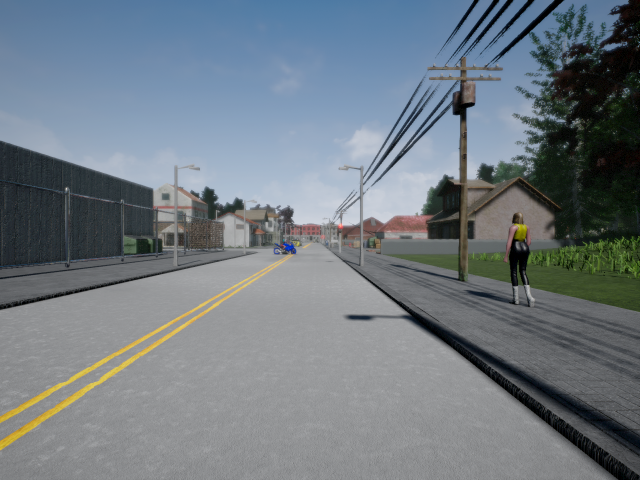
#> input picture stereo_set/frame_00077_1547042741L.png, 1280 x 960 px (shown at 1/2 size)
$ jupyter execute Applying_Stereo_Depth_to_a_Driving_Scenario.ipynb   (shell and % lines are left out)
#> lines starting #> are read from the running program, lines starting #| are printed output that depends on the picture; long printed decimals are rounded
### files_management.py
import csv
import numpy as np
import cv2


def get_projection_matrices():
    """Frame Calibration Holder
    3x4    p_left, p_right      Camera P matrix. Contains extrinsic and intrinsic parameters.
    """
    p_left = np.array([[640.0,   0.0, 640.0, 2176.0],
                       [  0.0, 480.0, 480.0,  552.0],
                       [  0.0,   0.0,   1.0,    1.4]])
    p_right = np.array([[640.0,   0.0, 640.0, 2176.0],
                       [   0.0, 480.0, 480.0,  792.0],
                       [   0.0,   0.0,   1.0,    1.4]])
    return p_left, p_right


def read_left_image():
    return cv2.imread("stereo_set/frame_00077_1547042741L.png")[...,::-1]


def read_right_image():
    return cv2.imread("stereo_set/frame_00077_1547042741R.png")[...,::-1]
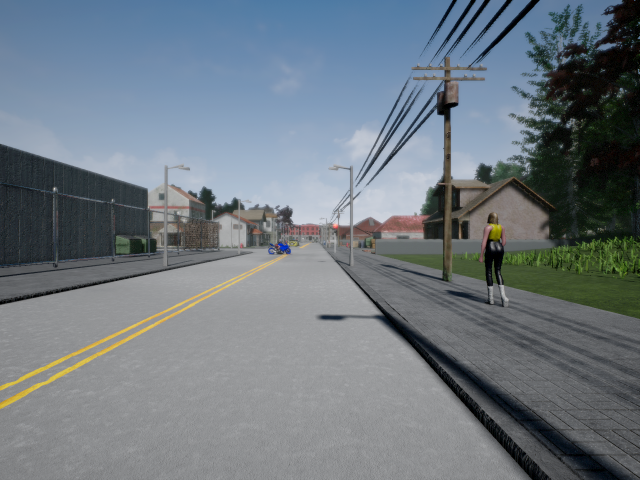
#> input picture stereo_set/frame_00077_1547042741R.png, 1280 x 960 px (shown at 1/2 size)
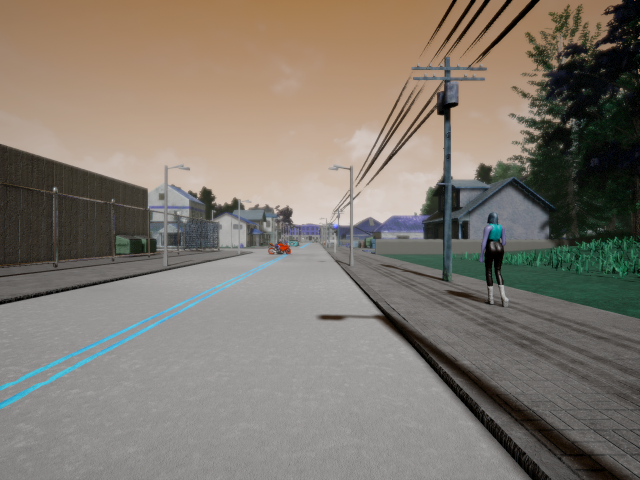
#> returned value: shape (960, 1280, 3) (shown at 1/2 size); mean of channels 0, 1, 2 110.9, 120.5, 128.2; drawn as B, G, R


def get_obstacle_image():
    img_left_colour = read_left_image()
    return img_left_colour[479:509, 547:593, :]

### Applying_Stereo_Depth_to_a_Driving_Scenario.ipynb
# Applying Stereo Depth to a Driving Scenario
Now that we've reviewed the algorithms behind stereo vision and cross correlation we can begin to tackle real-world examples (Actually, we'll use images from the Carla simulator, so I suppose real-world-like would be more appropriate). .

#### Instructions:

- We will be using Python 3.
- Avoided using for-loops and while-loops, unless we are explicitly required to do so.

#### After this we will:

- Be able to use OpenCV to complete standard vision tasks.
- Understand the process of obtaining depth from a pair of stereo images and their respective projection matrices.
- Understand the advantages of cross-correlation for localization of important information in an image.

## 1 - Getting Set-up

First, let's run the cell below to import all the packages that you will need during this assignment.
- [numpy](www.numpy.org) is the fundamental package for scientific computing with Python.
- [matplotlib](http://matplotlib.org) is a famous library to plot graphs in Python.
- [cv2] (https://opencv.org) is the most used library for computer vision applications in Python.
- The `files_management` package contains pre-developed functions for importing data for the assignment.

[cell 1]
import numpy as np
import cv2
from matplotlib import pyplot as plt
from matplotlib import patches


import files_management

Now, let's get the pair of stereo images we will work with. The following code will load the images and then display them for you.

[cell 2]
# Read the stereo-pair of images
img_left = files_management.read_left_image()
img_right = files_management.read_right_image()

# Use matplotlib to display the two images
_, image_cells = plt.subplots(1, 2, figsize=(20, 20))
image_cells[0].imshow(img_left)
image_cells[0].set_title('left image')
image_cells[1].imshow(img_right)
image_cells[1].set_title('right image')
plt.show()

[cell 3]
# Large plot of the left image
plt.figure(figsize=(16, 12), dpi=100)
plt.imshow(img_left)

To go with these images are their respective projection matrices. Let's run the following to gather these and print them.

[cell 4]
# Read the calibration
p_left, p_right = files_management.get_projection_matrices()

# Use regular numpy notation instead of scientific one
np.set_printoptions(suppress=True)

print("p_left \n", p_left)
print("\np_right \n", p_right)

With this information we can move into finding the depth of the scene.

## 2 - Estimating Depth

we can estimate the depth of a stereo scene using the following sequence of actions:
1. Determine the disparity between the two images.
2. Decompose the projection matrices into the camera intrinsic matrix $K$, and extrinsics $R$, $t$.
3. Estimate depth using what we've gathered in the two prior steps.

### 2.1 - Computing the Disparity

It's time we began exploring some OpenCV functions. The following `compute_left_disparity_map` function is expected to recieve a stereo pair of images and return a disparity map from the perspective of the left camera.

There are two OpenCV functions that we can use to compute a disparity map [StereoBM](https://docs.opencv.org/3.4.3/d9/dba/classcv_1_1StereoBM.html) and [StereoSGBM](https://docs.opencv.org/3.4.3/d2/d85/classcv_1_1StereoSGBM.html).

**Note**: if the disparity output is set to 16-bit fixed-point, you will need to divide the output by 16 to obtain the true disparity values. This is because the output has a precision of 1/16, so the bits are shifted left by 4 (corresponding to multiplication by 16). If the disparity output is set to 32-bit floating point, no division by 16 is needed. You can check OpenCV's [compute](https://docs.opencv.org/3.4.3/d2/d6e/classcv_1_1StereoMatcher.html#a03f7087df1b2c618462eb98898841345) function for more details.

Once you've chosen the matcher to use you can call `matcher.compute(img_left, img_right)` to generate the disparity output.

**Note**: make sure you are using grayscale images for the `matcher.compute()` method. You can use `cvtColor()` to convert an image from the RGB color space to grayscale in the following way:

`img_g = cv2.cvtColor(img_rgb, code)`

Parameters:

- `img_rgb` - an RGB image

- `code` - color space conversion code, e.g. `cv2.COLOR_BGR2GRAY` for grayscale

- `img_g` - the image converted to grayscale

For more information on `cvtColor()` please refer to the [corresponding OpenCV documentation](https://docs.opencv.org/3.4/d8/d01/group__imgproc__color__conversions.html#ga397ae87e1288a81d2363b61574eb8cab)

[cell 5]
def compute_left_disparity_map(img_left, img_right):

    ### START CODE HERE ###
    img_left = cv2.cvtColor(img_left, cv2.COLOR_BGR2GRAY)
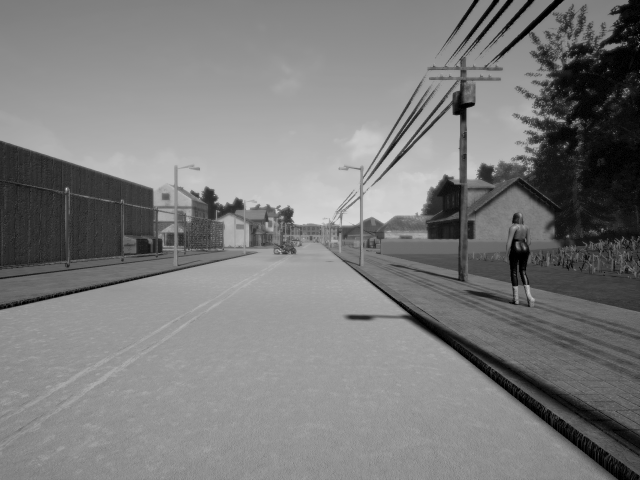
#> img_left: shape (960, 1280) (shown at 1/2 size); min 0, max 227, mean 123.5
    img_right = cv2.cvtColor(img_right, cv2.COLOR_BGR2GRAY)
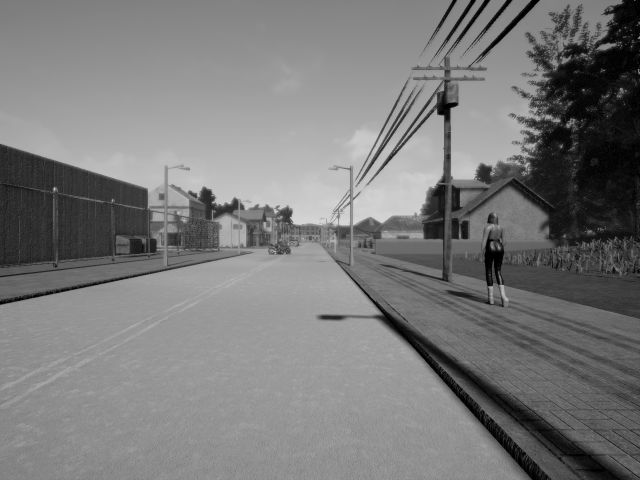
#> img_right: shape (960, 1280) (shown at 1/2 size); min 0, max 230, mean 121.6

    stereoProcessor = cv2.StereoSGBM_create(minDisparity=0, numDisparities=16*6, blockSize=11, P1=8*3*7**2, P2=32*3*7**2, uniquenessRatio=0)

    disp_left = stereoProcessor.compute(img_left, img_right).astype(np.float32)/16
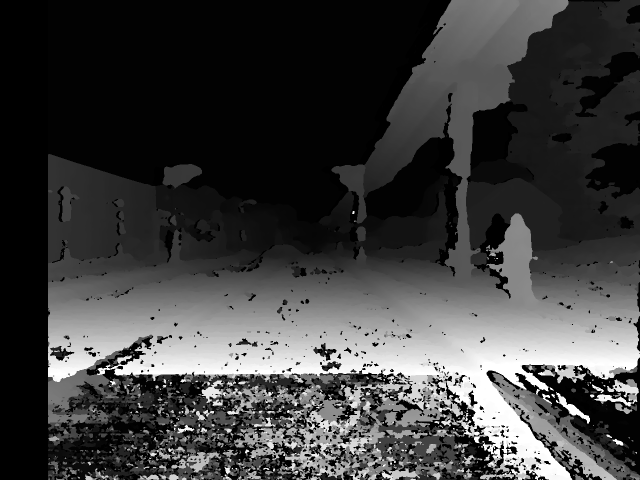
#> disp_left: shape (960, 1280) float32 (shown at 1/2 size); min -1, max 95, mean 22.5; drawn with min black and max white

    ### END CODE HERE ###

    return disp_left

In order to get an idea of how the parameters and choice of matcher change the resulting disparity map you can run the following code to visualize it.

As you will find while you continue in this course, your choices in paramters will have to vary to fit the data being provided. Take some time to experiment with different combinations, and both of the matchers to see which best fits the images you have been provided.

Don't forget to read about the functions and the restrictions on the paramters.

[cell 6]
# Compute the disparity map using the fuction above
disp_left = compute_left_disparity_map(img_left, img_right)

# Show the left disparity map
plt.figure(figsize=(10, 10))
plt.imshow(disp_left)
plt.show()

### 2.2 - Decompose the projection matrices

In Lesson 2 we touched on how to decompose a projection matrix $P$:
1. Represent $P$ as a combination of the intrinsic parameters $K$ and the extrinsic rotation $R$ and translation $t$ as follows:
$$ $$
$$P = K[R|t]$$
$$ $$
2. Take the inverse of $KR$, which allows us to perform QR-decomposition to get $R^{-1}$ and $K^{-1}$:
$$ $$
$$(KR)^{-1} = R^{-1}K^{-1}$$
$$ $$
3. From here it would seem as though we could easily determine $K$, $R$, and $t$.

Unfortunately, this isn't as simple as it seems due to the QR-decomposition isn't unique. This results in us having to check the signs of the diagonal of the $K$ matrix and adjust $R$ appropriately. We must also make assertions about the directions of our camera and image x, y, and z axes.

Luckily for us, OpenCV provides us with a single function that does all of this. Using cv2.[decomposeProjectionMatrix()](https://docs.opencv.org/3.4.3/d9/d0c/group__calib3d.html#gaaae5a7899faa1ffdf268cd9088940248). Use this function below to extract the required matrices.

**Note**: After carrying out the matrix multiplication, the homogeneous component $w_c$ will, in general, not be equal to 1. Therefore, to map back into the real plane we must perform the homogeneous divide or perspective divide by dividing each component by $w_c$

#### Optional
You can optionally use the space in the function below to try your hand at finding $K$, $R$, and $t$ manually. The numpy functions `np.linalg.inv()`, `np.linalg.qr()`, and `np.matmul()` would be of help in this case.
You can use the following code block to compare your resulting $K$, $R$, and $t$ with those returned by the OpenCV function.

[cell 7]
def decompose_projection_matrix(p):

    ### START CODE HERE ###
    cameraMatrix, rotMatrix, transVect, rotMatrixX, rotMatrixY, rotMatrixZ, eulerAngles = cv2.decomposeProjectionMatrix(p)
    k = cameraMatrix
    r = rotMatrix
    t = transVect / transVect[3]
    ### END CODE HERE ###

    return k, r, t

The following code section uses your function above to decompose and print all of the matrices from the left and right projection matrices.

[cell 8]
# Decompose each matrix
k_left, r_left, t_left = decompose_projection_matrix(p_left)
k_right, r_right, t_right = decompose_projection_matrix(p_right)

# Display the matrices
print("k_left \n", k_left)
print("\nr_left \n", r_left)
print("\nt_left \n", t_left)
print("\nk_right \n", k_right)
print("\nr_right \n", r_right)
print("\nt_right \n", t_right)

### 2.3 - Generate the depth map

Lesson 3 explains how to derive the depth from a pair of images taken with a stereo camera setup. Recall the sequence of this procedure:

1. Get the focal length $f$ from the $K$ matrix
2. Compute the baseline $b$ using corresponding values from the translation vectors $t$
3. Compute depth map of the image: $$Z = \frac{f b}{x_L - x_R} = \frac{f b}{d}$$ In the above equation, $d$ is a disparity map which we have already computed in one of the previous steps in this assignment.

**Your task**: Complete the `calc_depth_map` function below to return a depth map of the same dimensions as the disparity map being provided.

**Note:** Don't forget to address problematic disparities (the ones having of 0 and -1) to eliminate potential computational issues.

[cell 9]
def calc_depth_map(disp_left, k_left, t_left, t_right):

    ### START CODE HERE ###
    focal_length = k_left[0,0]
    baseline = t_left[1] - t_right[1]

    disp_left[disp_left==0] = 0.9
    disp_left[disp_left==-1] = 0.9
#> disp_left: shape (960, 1280) float32; min 0.562, max 95, mean 23

    depth_map = np.ones(disp_left.shape, np.single)

    depth_map[:] = (focal_length*baseline) / disp_left[:]
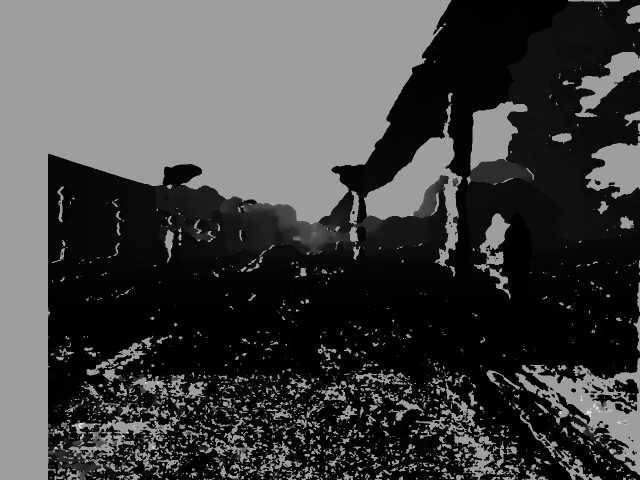
#> depth_map: shape (960, 1280) float32 (shown at 1/2 size); min 3.37, max 568.9, mean 154.5; drawn with min black and max white
    ### END CODE HERE ###

    return depth_map

Below we call the calc_depth_map function to generate a depth map for the disparity map we found in 2.1.

The depth map is displayed for reference.

[cell 10]
# Get the depth map by calling the above function
depth_map_left = calc_depth_map(disp_left, k_left, t_left, t_right)

# Display the depth map
plt.figure(figsize=(8, 8), dpi=100)
plt.imshow(depth_map_left, cmap='flag')
plt.show()

Excellent! Now you have successfully used a stereo pair of images to determine the depth of a scene!

## 3 - Finding the distance to collision

While we may have a map of the depths of each pixel in the scene, our system does not yet know which of these pixels are safe (like the road) or a potential obstacle (like a motorcycle). To find these objects of interest we run an object detector that has been trained to select a rectangular section containing the object we are concerned about. Object detection will be covered in future modules, so for now we will just work with the motorcycle image that was identified by the detector.

Run the following section of code to read the motorcycle image and display it.

[cell 11]
# Get the image of the obstacle
obstacle_image = files_management.get_obstacle_image()
#> in get_obstacle_image, `return img_left_colour[479:509, 547:593, :]`:
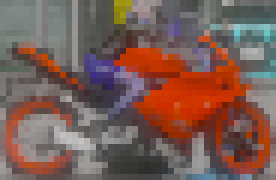
#> returned value: shape (30, 46, 3) (shown 6 times larger); mean of channels 0, 1, 2 85.1, 92.9, 121.6; drawn as B, G, R

# Show the obstacle image
plt.figure(figsize=(4, 4))
plt.imshow(obstacle_image)
plt.show()

What we would like to do now is have the system automatically determine where this obstacle is in the scene. For this we will use cross correlation as described in Lesson 4. As described in the lesson, the algorithm behind cross correlation requires us to perform large numerical computations at each pixel in the image.
However, once again we are saved by OpenCV. Using the cv2.[matchTemplate()](https://docs.opencv.org/3.4.3/df/dfb/group__imgproc__object.html#ga586ebfb0a7fb604b35a23d85391329be) function we can quickly and easily complete the cross correlation of the obstacle template. From this heatmap we can use the cv2.[minMaxLoc()](https://docs.opencv.org/3.4.3/d2/de8/group__core__array.html#ga8873b86a29c5af51cafdcee82f8150a7) function to extract the position of the obstacle.
minMaxLoc
Implement these two functions in the below section to extract the cross correlation heatmat and the corresponding point of the obstacle.

#### Optional:
Again, if you'd like to challenge yourself you can instead implement the cross correlation algorithm manually in the function below.

[cell 12]
def locate_obstacle_in_image(image, obstacle_image):

    ### START CODE HERE ###
    cross_corr_map = cv2.matchTemplate(image, obstacle_image, method=cv2.TM_CCORR_NORMED)
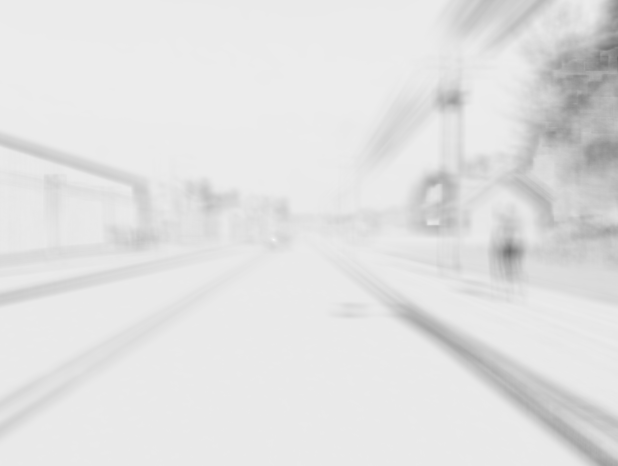
#> cross_corr_map: shape (931, 1235) float32 (shown at 1/2 size); min 0.433, max 1, mean 0.887
    minVal, maxVal, minLoc, maxLoc = cv2.minMaxLoc(cross_corr_map)
#> minVal = 0.433; maxVal = 1; minLoc = (1234, 117); maxLoc = (547, 479)
    obstacle_location = maxLoc
#> obstacle_location = (547, 479)
    ### END CODE HERE ###

    return cross_corr_map, obstacle_location

Running the following code section will call your above function and then display the resulting cross correlation heatmap and obstacle location coordinates.

You may take this opportunity to try different "methods" for the matchTemplate function.

[cell 13]
# Gather the cross correlation map and the obstacle location in the image
cross_corr_map, obstacle_location = locate_obstacle_in_image(img_left, obstacle_image)
#> obstacle_location = (547, 479)

# Display the cross correlation heatmap
plt.figure(figsize=(10, 10))
plt.imshow(cross_corr_map)
plt.show()

# Print the obstacle location
print("obstacle_location \n", obstacle_location)
#| obstacle_location
#|  (547, 479)

One final step to go! All that's left to do is to crop the section of the depth map that corresponds to the obstacle and find the nearest point in that crop.

Complete the function below to return the obstacle's bounding box and the distance to the nearest point within that bounding box.

[cell 14]
def calculate_nearest_point(depth_map, obstacle_location, obstacle_img):

    ### START CODE HERE ###
#> called with obstacle_location = (547, 479)
    obstacle_min_x_pos = obstacle_location[1]
#> obstacle_min_x_pos = 479
    obstacle_min_y_pos = obstacle_location[0]
#> obstacle_min_y_pos = 547
    obstacle_width = obstacle_img.shape[0]
#> obstacle_width = 30
    obstacle_height = obstacle_img.shape[1]
#> obstacle_height = 46
    obstacle_max_x_pos = obstacle_location[1] + obstacle_width
#> obstacle_max_x_pos = 509
    obstacle_max_y_pos = obstacle_location[0] + obstacle_height
#> obstacle_max_y_pos = 593

    obstacle_depth = depth_map[obstacle_min_x_pos:obstacle_max_x_pos, obstacle_min_y_pos:obstacle_max_y_pos]
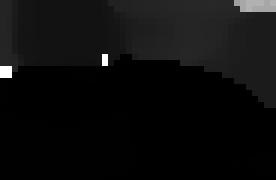
#> obstacle_depth: shape (30, 46) float32 (shown 6 times larger); min 29.09, max 355.6, mean 46.7; drawn with min black and max white
    closest_point_depth = obstacle_depth.min()
#> closest_point_depth = 29.09
    ### END CODE HERE ###

    # Create the obstacle bounding box
    obstacle_bbox = patches.Rectangle((obstacle_min_y_pos, obstacle_min_x_pos), obstacle_height, obstacle_width,
                                 linewidth=1, edgecolor='r', facecolor='none')

    return closest_point_depth, obstacle_bbox

At this point you should know where the obstacle is in the image as well as the estimated nearest point of the obstacle.

Run the section of code below to visualize the bounding box and the depth of the nearest point.

[cell 15]
# Use the developed nearest point function to get the closest point depth and obstacle bounding box
closest_point_depth, obstacle_bbox = calculate_nearest_point(depth_map_left, obstacle_location, obstacle_image)
#> closest_point_depth = 29.09

# Display the image with the bounding box displayed
fig, ax = plt.subplots(1, figsize=(10, 10))
ax.imshow(img_left)
ax.add_patch(obstacle_bbox)
plt.show()
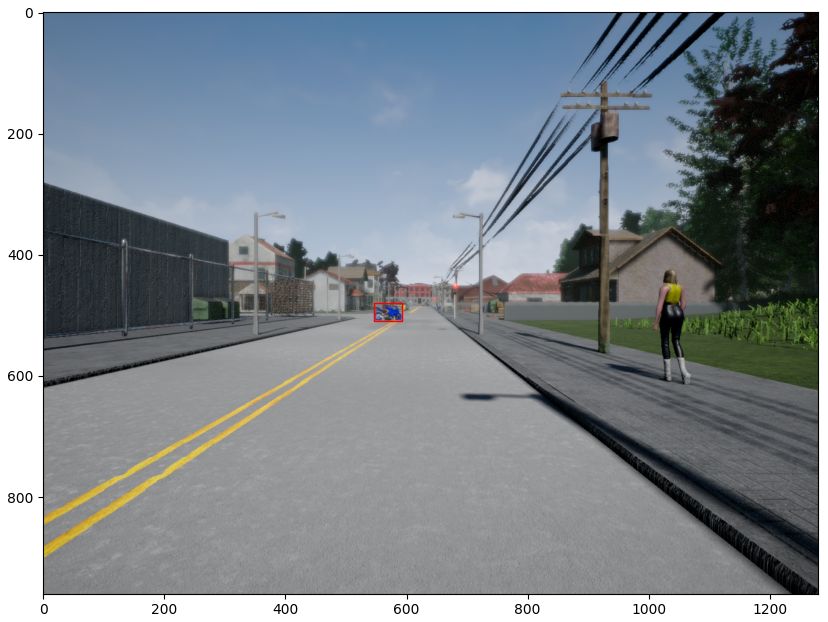
#> figure drawn by matplotlib, 1 panel

# Print the depth of the nearest point
print("closest_point_depth {0:0.3f}".format(closest_point_depth))
#| closest_point_depth 29.091

## 4 - Results:

To summurize your work on this assignment we will have a look at three outputs for frame 1 of the dataset:

1. The decomposed components of left and right projection matrices from part 2.
2. The estimated obstacle location from part 2.
3. The estimated closest point depth from part 2.

**Expected Result Output**:

```
Left Projection Matrix Decomposition:
 [[left camera calibration matrix], [left camera rotation matrix], [left camera translation vector]]

Right Projection Matrix Decomposition:
  [[right camera calibration matrix], [right camera rotation matrix], [right camera translation vector]]

Obstacle Location (left-top corner coordinates):
 [x, y]

Closest point depth (meters):
 d
```

[cell 16]
# Part 1. Read Input Data
img_left = files_management.read_left_image()
img_right = files_management.read_right_image()
p_left, p_right = files_management.get_projection_matrices()


# Part 2. Estimating Depth
disp_left = compute_left_disparity_map(img_left, img_right)
k_left, r_left, t_left = decompose_projection_matrix(p_left)
k_right, r_right, t_right = decompose_projection_matrix(p_right)
depth_map_left = calc_depth_map(disp_left, k_left, t_left, t_right)


# Part 3. Finding the distance to collision
obstacle_image = files_management.get_obstacle_image()
cross_corr_map, obstacle_location = locate_obstacle_in_image(img_left, obstacle_image)
closest_point_depth, obstacle_bbox = calculate_nearest_point(depth_map_left, obstacle_location, obstacle_image)


# Print Result Output
print("Left Projection Matrix Decomposition:\n {0}".format([k_left.tolist(),
                                                            r_left.tolist(),
                                                            t_left.tolist()]))
print("\nRight Projection Matrix Decomposition:\n {0}".format([k_right.tolist(),
                                                               r_right.tolist(),
                                                               t_right.tolist()]))
print("\nObstacle Location (left-top corner coordinates):\n {0}".format(list(obstacle_location)))
#| Obstacle Location (left-top corner coordinates):
#|  [547, 479]
print("\nClosest point depth (meters):\n {0}".format(closest_point_depth))
#| Closest point depth (meters):
#|  29.091
